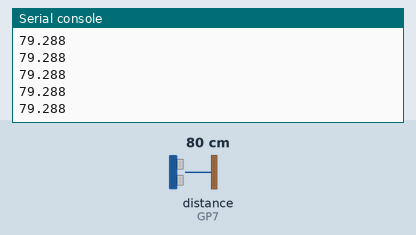
Simulated run of this program. Board: Raspberry Pi Pico running MicroPython. Parts: the last lines printed to the serial console. The inputs (shaded band) are chosen by the test bench; at power-on: distance to the obstacle (sensor on GP7) 80 cm. The echo pulse lasts 58.3 µs per cm.

Above: at 1.2 s.
1.3 s: distance to the obstacle (sensor on GP7) set to 2 cm
At 1.38 s:
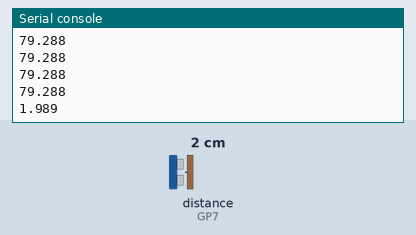
2.8 s: distance to the obstacle (sensor on GP7) set to 4 cm
At 2.89 s:
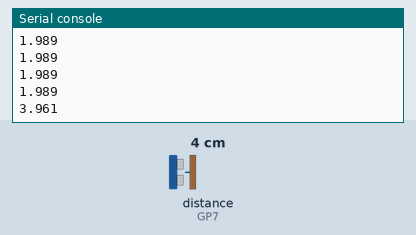
Timing chart, 0 to 5.8 s (numbered marks = the images above; inputs shaded):
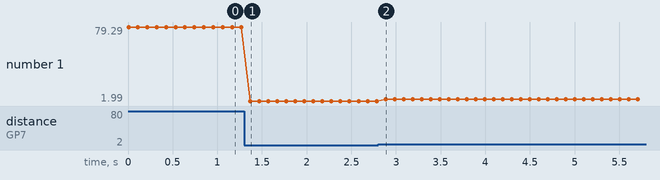

Measured:
- after the input at 1.3 s, the serial console: prints a new line after 0.07 s (image 1)
- after the input at 2.8 s, the serial console: prints a new line after 0.08 s (image 2)
- plotted number 1: 79.29 → 1.99 after the input at 1.3 s, 1.99 → 3.96 after the input at 2.8 s

The program:

ultrasonic_mp.py
```python
from machine import Pin, time_pulse_us
import time

class Ultrasonic():
    SOUND_SPEED = 340.0 # m/s
    MAX_DISTANCE = 300 # cm
    TIMEOUT = int((2*MAX_DISTANCE)/SOUND_SPEED/100* 1000000) # 17647 us

    def __init__(self, trig_Pin, echo_Pin):
        """Initialize Input(echo) and Output(trig) Pins."""
        self._trig = Pin(trig_Pin, Pin.OUT)
        self._echo = Pin(echo_Pin, Pin.IN)

    def _pulse(self):
        """Trigger ultrasonic module with 10us pulse."""
        self._trig.high()
        time.sleep_us(10)
        self._trig.low()

    def get_distance(self):
        """Measure pulse length and return calculated distance [cm]."""
        self._pulse()
        pulse_width = time_pulse_us(self._echo, Pin.on, self.TIMEOUT) / 1000000.0
        if (pulse_width < 0):
            return 280
        #pulse_width = time_pulse_us(self._echo, Pin.on) / 1000000.0
        distance = pulse_width * self.SOUND_SPEED / 2 * 100
        return distance

if __name__ == '__main__':
    # init
    sonar = Ultrasonic(6, 7)

    # get distance
    while True:
        distance = sonar.get_distance()
        print(distance)
        time.sleep(0.1)
```
